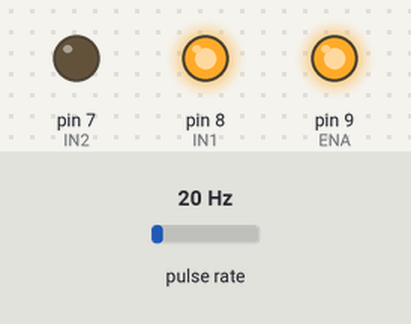
Bench run of a sketch on a simulated Arduino Uno, built with avr-gcc and run on an emulated ATmega328P. Shown: output pins drawn as LEDs (lit = HIGH). Wiring (inferred from the names in the program): pulse sensor: data pin 2. The test bench sets the inputs (shaded band); at power-on: pulse rate 20 Hz. What the sketch prints to the serial monitor is not drawn.

Above: at 0.2 s.
Timing chart, 0 to 1.7 s (numbered marks = the images above):
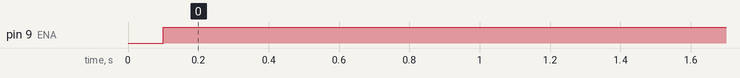

Measured:
- by itself, pin 9 (ENA): LOW → HIGH at 0.10 s

The sketch:

PI_controller_37RPM_.ino
```cpp
// P + I control with base feedforward (no anti-windup)
const int ENA = 9, IN1 = 8, IN2 = 7;
const int ENCODER_A = 2;
volatile long encoderCount = 0;

const int CPR = 2973;
unsigned long lastTime = 0;
const unsigned long sampleTime = 100; // ms

float setpoint = 20.0;     // RPM target
float Kp = 30.0;           // proportional gain
float Ki = 1.0;            // integral gain (tune this value)
int basePWM = 60;         // from your Day2 test

// Integral accumulator
float Iterm = 0.0;

void encoderISR() { encoderCount++; }

void setup() {
  pinMode(ENA, OUTPUT); pinMode(IN1, OUTPUT); pinMode(IN2, OUTPUT);
  pinMode(ENCODER_A, INPUT_PULLUP);
  attachInterrupt(digitalPinToInterrupt(ENCODER_A), encoderISR, RISING);
  Serial.begin(115200);
  digitalWrite(IN1, HIGH); digitalWrite(IN2, LOW); // forward
  lastTime = millis();
}

void loop() {
  unsigned long now = millis();
  if (now - lastTime >= sampleTime) {
    unsigned long dt = now - lastTime;
    lastTime = now;

    noInterrupts();
    long c = encoderCount;
    encoderCount = 0;
    interrupts();

    float rpm = (c * (60000.0 / dt)) / CPR;

    // Error
    float error = setpoint - rpm;

    // Integral term
    Iterm += Ki * error * (dt / 1000.0);  // scale by seconds

    // PI control with base feed
    int u = basePWM + (int)(Kp * error + Iterm);

    // Limit PWM
    u = constrain(u, 0, 255);
    analogWrite(ENA, u);


    Serial.print(setpoint);
    Serial.print(" ");
    Serial.print(rpm);
    Serial.println(" ");

  }
}
```
